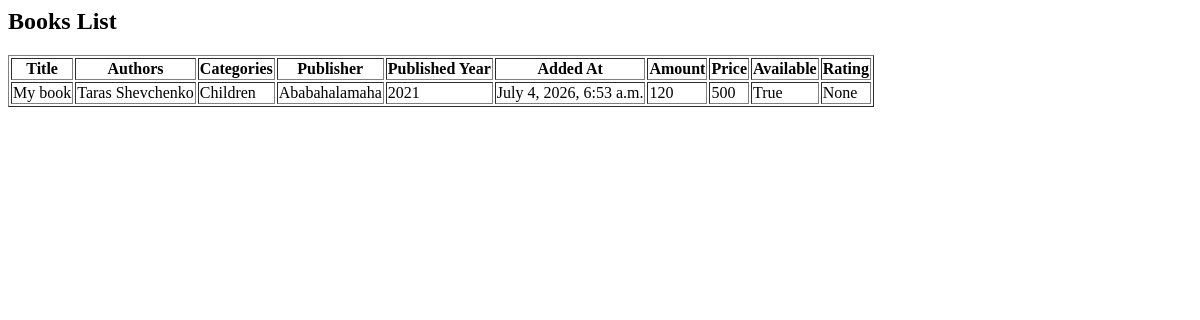
Page /shop/search-books/ on the earlier database version.
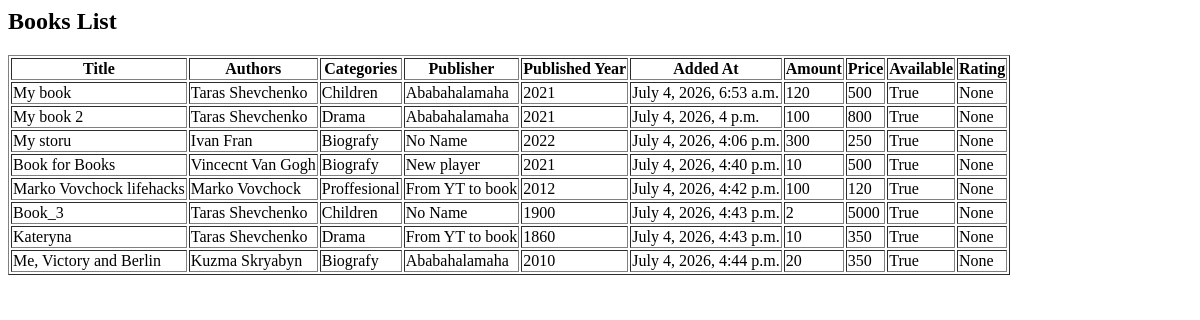
Same page on the later database version.
### shop/models.py (models this page shows, shortened)
class Book(models.Model):
    title = models.CharField(max_length=100)
    author = models.ManyToManyField(Author)
    category = models.ManyToManyField(Category)
    publisher = models.ForeignKey('Publisher', on_delete=models.CASCADE)
    published_year = models.IntegerField()
    added_at = models.DateTimeField()
    amount = models.IntegerField()
    price = models.IntegerField()
    available = models.BooleanField(default=True)
    calculated_rating = models.DecimalField(max_digits=5, decimal_places=2, null=True)

class Author(models.Model):
    first_name = models.CharField(max_length=100)
    last_name = models.CharField(max_length=100)
    country = models.CharField(max_length=100)
    birth_date = models.DateField(default=timezone.now)
    bio = models.TextField(default="No bio yet")

class Category(models.Model):
    name = models.CharField(max_length=100)
    bio = models.TextField(default="No bio yet")

class Publisher(models.Model):
    name = models.CharField(max_length=100)
    country = models.CharField(max_length=100)
    website = models.URLField()
    bio = models.TextField(default="No bio yet")

### shop/views.py (the view)
# urls.py: path("search-books/", views.search_books, name="search_books"),
def search_books(request):
    search_text = request.GET.get("q", "")
    amount = request.GET.get("amount", 1)
    search_books_res = Book.objects.filter(
        Q(author__last_name__icontains=search_text) & Q(amount__gt=amount)
    ).distinct()
    return render(request, "my_template.html", {"books": search_books_res})

### templates/my_template.html (shortened to what this page needs)
<html>
<head>
</head>
<body>
    <h2>Books List</h2>
    <table border="1">
        <thead>
            <tr>
                <th>Title</th>
                <th>Authors</th>
                <th>Categories</th>
                <th>Publisher</th>
                <th>Published Year</th>
                <th>Added At</th>
                <th>Amount</th>
                <th>Price</th>
                <th>Available</th>
                <th>Rating</th>
            </tr>
        </thead>
        <tbody>
            {% for book in books %}
            <tr>
                <td>{{ book.title }}</td>
                <td>
                    {% for author in book.author.all %}
                        {{ author.first_name }} {{ author.last_name }}{% if not forloop.last %}, {% endif %}
                    {% endfor %}
                </td>
                <td>
                    {% for category in book.category.all %}
                        {{ category.name }}{% if not forloop.last %}, {% endif %}
                    {% endfor %}
                </td>
                <td>{{ book.publisher.name }}</td>
                <td>{{ book.published_year }}</td>
                <td>{{ book.added_at }}</td>
                <td>{{ book.amount }}</td>
                <td>{{ book.price }}</td>
                <td>{{ book.available }}</td>
                <td>{{ book.calculated_rating }}</td>
            </tr>
            {% empty %}
            <tr>
                <td colspan="10">No books found</td>
            </tr>
            {% endfor %}
        </tbody>
    </table>
</body>
</html>

Differences in the rows shown:
added Book: title "My book 2", publisher.name "Ababahalamaha", published_year "2021", added_at "July 4, 2026, 4 p.m.", amount "100", price "800", available "True", calculated_rating "None", Author (first_name "Taras", last_name "Shevchenko")
added Category: name "Drama"
added Book: title "My storu", publisher.name "No Name", published_year "2022", added_at "July 4, 2026, 4:06 p.m.", amount "300", price "250", available "True", calculated_rating "None"
added Author: first_name "Ivan", last_name "Fran", shown under "My storu"
added Category: name "Biografy"
added Book: title "Book for Books", publisher.name "New player", published_year "2021", added_at "July 4, 2026, 4:40 p.m.", amount "10", price "500", available "True", calculated_rating "None"
added Author: first_name "Vincecnt", last_name "Van Gogh", shown under "Book for Books"
added Book: title "Marko Vovchock lifehacks", publisher.name "From YT to book", published_year "2012", added_at "July 4, 2026, 4:42 p.m.", amount "100", price "120", available "True", calculated_rating "None"
added Author: first_name "Marko", last_name "Vovchock", shown under "Marko Vovchock lifehacks"
added Category: name "Proffesional", shown under "Marko Vovchock lifehacks"
added Book: title "Book_3", publisher.name "No Name", published_year "1900", added_at "July 4, 2026, 4:43 p.m.", amount "2", price "5000", available "True", calculated_rating "None", Author (first_name "Taras", last_name "Shevchenko"), Category (name "Children")
added Book: title "Kateryna", publisher.name "From YT to book", published_year "1860", added_at "July 4, 2026, 4:43 p.m.", amount "10", price "350", available "True", calculated_rating "None", Author (first_name "Taras", last_name "Shevchenko")
added Book: title "Me, Victory and Berlin", publisher.name "Ababahalamaha", published_year "2010", added_at "July 4, 2026, 4:44 p.m.", amount "20", price "350", available "True", calculated_rating "None"
added Author: first_name "Kuzma", last_name "Skryabyn", shown under "Me, Victory and Berlin"
